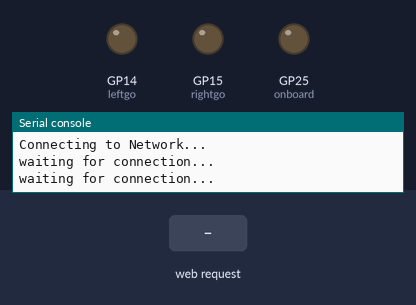
Recording of a program running on a simulated Raspberry Pi Pico running MicroPython. Parts: output pins drawn as LEDs (lit = HIGH), the last lines printed to the serial console. Inputs (shaded band) come from the test bench. WiFi joins after 1.5 s.

Above: at 1.2 s.
1.3 s: HTTP request GET /light/on received
At 2.13 s:
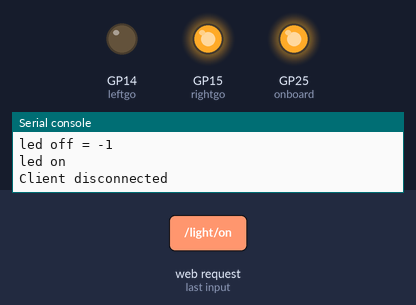
At 2.7 s:
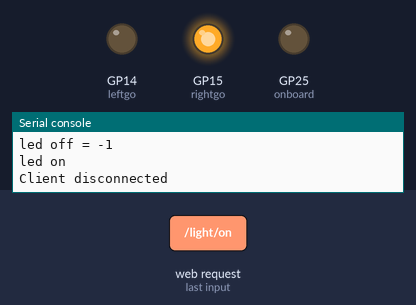
3.7 s: HTTP request GET /light/off received
At 8.5 s:
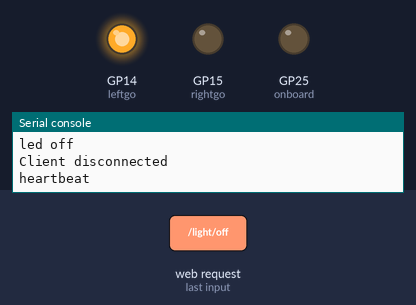
Timing chart, 0 to 14.2 s (numbered marks = the images above; inputs shaded):
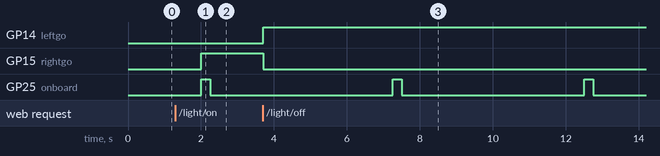

Measured:
- after the input at 1.3 s, GP15 (rightgo): LOW → HIGH after 0.71 s
- after the input at 3.7 s, GP14 (leftgo): LOW → HIGH at once; GP15 (rightgo): HIGH → LOW at once
- by itself, GP25 (onboard): alternates HIGH for 0.25 s and LOW for 5.0 s

The program:

AsyncWebServer-css.gh.py
```python
# This code based on original code from Raspberry Pi
# Connecting to the internet with pico w doc
#

# Please see explanation on my youtube at:
# https://www.youtube.com/watch?v=2VtFyJASYoI

import network
import socket
import time

from machine import Pin
import uasyncio as asyncio

rightgo = Pin(15, Pin.OUT)
leftgo = Pin(14, Pin.OUT)
onboard = Pin("LED", Pin.OUT, value=0)

ssid = "Wifiname"
password = "yourpassword"

html = """<!DOCTYPE html>
<html>
    <head> <title>Pico W</title>
    <link rel="stylesheet" href="/style.css">
    </head>
    <body> <h1>SpiderMaf's Pico W</h1>
        <p>%s</p>

    </body>
</html>
"""

cssstring = """body {background-color:black;}
h1 {color:coral;}
"""

wlan = network.WLAN(network.STA_IF)

def connect_to_network():
    wlan.active(True)
    wlan.config(pm = 0xa11140) # Disable power-save mode
    wlan.connect(ssid, password)

    max_wait = 10
    while max_wait > 0:
        if wlan.status() < 0 or wlan.status() >= 3:
            break
        max_wait -= 1

        print('waiting for connection...')
        time.sleep(1)

    if wlan.status() != 3:
        raise RuntimeError('network connection failed')
    else:
        print('connected')
        status = wlan.ifconfig()

        print('ip = ' + status[0])


async def serve_client(reader, writer):
    print("Client connected")
    request_line = await reader.readline()
    print("Request:", request_line)

    # We are not interested in HTTP request headers, skip them
    while await reader.readline() != b"\r\n":
        pass


    request = str(request_line)
    led_on = request.find('/light/on')
    led_off = request.find('/light/off')
    css = request.find('/style.css')
    print( 'led on = ' + str(led_on))
    print( 'led off = ' + str(led_off))


    stateis = ""
    if led_on == 6:
        print("led on")
        rightgo.value(1)
        leftgo.value(0)
        stateis = "Traffic can move from right <a href=""/light/off"">CHANGE DIRECTION</a> "

    if led_off == 6:
        print("led off")
        rightgo.value(0)
        leftgo.value(1)
        stateis = "Traffic can move from left  <a href=""/light/on"">CHANGE DIRECTION</a> "

    if ((led_off == -1) & (led_on == -1)):
        stateis = """<a href="/light/on">Move traffic from left</a> <br><br> <a href="/light/off">Move traffic from right</a>"""


    response = html % stateis

    if css == 6:
        print("CSS requested")
        response = cssstring
        writer.write('HTTP/1.0 200 OK\r\nContent-type: text/css\r\n\r\n')
        writer.write(response)
    else:
        writer.write('HTTP/1.0 200 OK\r\nContent-type: text/html\r\n\r\n')
        writer.write(response)


    await writer.drain()
    await writer.wait_closed()
    print("Client disconnected")

async def main():
    print('Connecting to Network...')
    connect_to_network()

    print('Setting up webserver...')
    asyncio.create_task(asyncio.start_server(serve_client, "0.0.0.0", 80))
    while True:
        onboard.on()
        print("heartbeat")
        await asyncio.sleep(0.25)
        onboard.off()
        await asyncio.sleep(5)

try:
    asyncio.run(main())
finally:
    syncio.new_event_loop()
```
